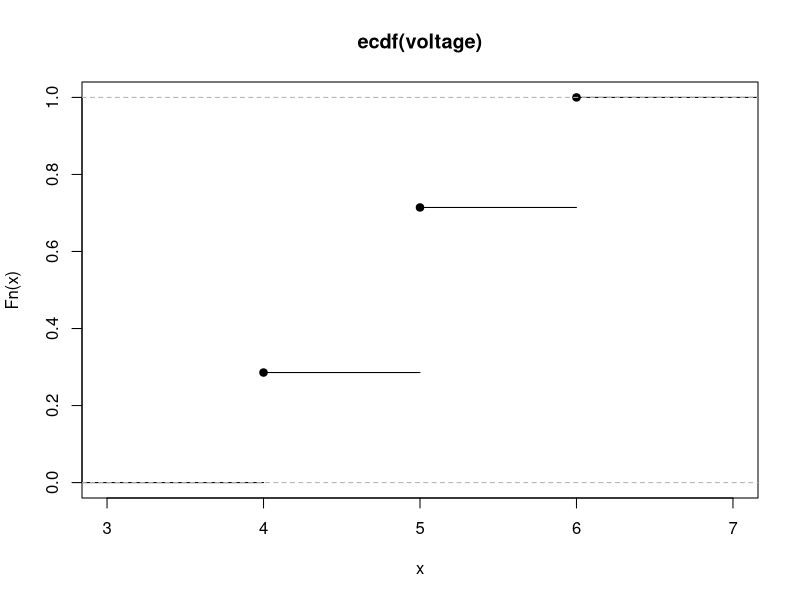

The R script that drew this image:
# We are given the voltage data of the past 7 days.
# We need to plot the probability mass function assuming past data affects the new voltage

voltage <- c(5,5,4,5,6,6,4)
c=ecdf(voltage)

png(file = "output/cdf.png")
plot(c)
